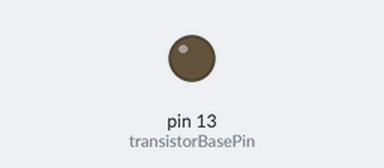
Simulated run of this sketch. Board: Arduino Uno, built with avr-gcc and run on an emulated ATmega328P. Shown: output pins drawn as LEDs (lit = HIGH).

Above: at 2.5 s.
At 7.5 s:
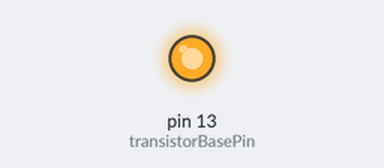
Timing chart, 0 to 13.0 s (numbered marks = the images above):
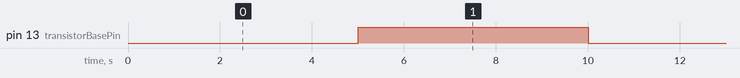

Measured:
- by itself, pin 13 (transistorBasePin): alternates HIGH for 5.0 s and LOW for 5.0 s

The sketch:

project.ino
```cpp
int transistorBasePin = 13;

void setup()
{
  pinMode(transistorBasePin, OUTPUT);
}

void loop()
{
  digitalWrite(transistorBasePin, LOW);
  delay(5000);
  digitalWrite(transistorBasePin, HIGH);
  delay(5000);
}
```
